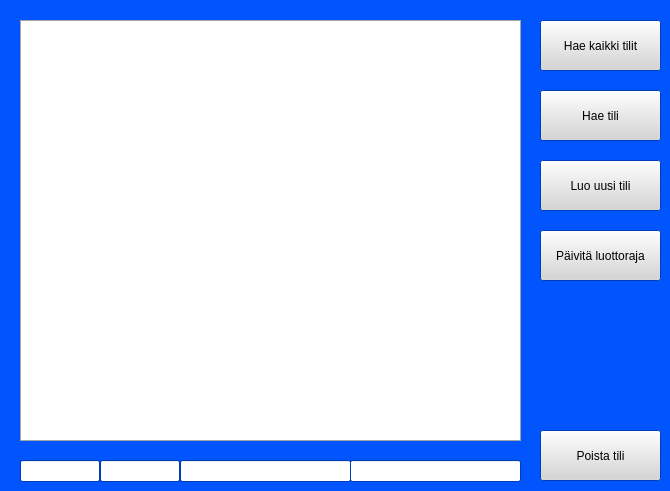
        <widget class="QWidget" name="screenTilit">
         <property name="palette">
          <palette>
           <active>
            <colorrole role="WindowText">
             <brush brushstyle="SolidPattern">
              <color alpha="255">
               <red>0</red>
               <green>0</green>
               <blue>0</blue>
              </color>
             </brush>
            </colorrole>
            <colorrole role="Button">
             <brush brushstyle="SolidPattern">
              <color alpha="255">
               <red>213</red>
               <green>213</green>
               <blue>213</blue>
              </color>
             </brush>
            </colorrole>
            <colorrole role="Light">
             <brush brushstyle="SolidPattern">
              <color alpha="255">
               <red>127</red>
               <green>170</green>
               <blue>255</blue>
              </color>
             </brush>
            </colorrole>
            <colorrole role="Midlight">
             <brush brushstyle="SolidPattern">
              <color alpha="255">
               <red>63</red>
               <green>127</green>
               <blue>255</blue>
              </color>
             </brush>
            </colorrole>
            <colorrole role="Dark">
             <brush brushstyle="SolidPattern">
              <color alpha="255">
               <red>0</red>
               <green>42</green>
               <blue>127</blue>
              </color>
             </brush>
            </colorrole>
            <colorrole role="Mid">
             <brush brushstyle="SolidPattern">
              <color alpha="255">
               <red>0</red>
               <green>57</green>
               <blue>170</blue>
              </color>
             </brush>
            </colorrole>
            <colorrole role="Text">
             <brush brushstyle="SolidPattern">
              <color alpha="255">
               <red>0</red>
               <green>0</green>
               <blue>0</blue>
              </color>
             </brush>
            </colorrole>
            <colorrole role="BrightText">
             <brush brushstyle="SolidPattern">
              <color alpha="255">
               <red>255</red>
               <green>255</green>
               <blue>255</blue>
              </color>
             </brush>
            </colorrole>
            <colorrole role="ButtonText">
             <brush brushstyle="SolidPattern">
              <color alpha="255">
               <red>0</red>
               <green>0</green>
               <blue>0</blue>
              </color>
             </brush>
            </colorrole>
            <colorrole role="Base">
             <brush brushstyle="SolidPattern">
              <color alpha="255">
               <red>255</red>
               <green>255</green>
               <blue>255</blue>
              </color>
             </brush>
            </colorrole>
            <colorrole role="Window">
             <brush brushstyle="SolidPattern">
              <color alpha="255">
               <red>0</red>
               <green>85</green>
               <blue>255</blue>
              </color>
             </brush>
            </colorrole>
            <colorrole role="Shadow">
             <brush brushstyle="SolidPattern">
              <color alpha="255">
               <red>0</red>
               <green>0</green>
               <blue>0</blue>
              </color>
             </brush>
            </colorrole>
            <colorrole role="AlternateBase">
             <brush brushstyle="SolidPattern">
              <color alpha="255">
               <red>127</red>
               <green>170</green>
               <blue>255</blue>
              </color>
             </brush>
            </colorrole>
            <colorrole role="ToolTipBase">
             <brush brushstyle="SolidPattern">
              <color alpha="255">
               <red>255</red>
               <green>255</green>
               <blue>220</blue>
              </color>
             </brush>
            </colorrole>
            <colorrole role="ToolTipText">
             <brush brushstyle="SolidPattern">
              <color alpha="255">
               <red>0</red>
               <green>0</green>
               <blue>0</blue>
              </color>
             </brush>
            </colorrole>
            <colorrole role="PlaceholderText">
             <brush brushstyle="SolidPattern">
              <color alpha="127">
               <red>0</red>
               <green>0</green>
               <blue>0</blue>
              </color>
             </brush>
            </colorrole>
            <colorrole role="Accent">
             <brush brushstyle="SolidPattern">
              <color alpha="255">
               <red>255</red>
               <green>255</green>
               <blue>255</blue>
              </color>
             </brush>
            </colorrole>
           </active>
           <inactive>
            <colorrole role="WindowText">
             <brush brushstyle="SolidPattern">
              <color alpha="255">
               <red>0</red>
               <green>0</green>
               <blue>0</blue>
              </color>
             </brush>
            </colorrole>
            <colorrole role="Button">
             <brush brushstyle="SolidPattern">
              <color alpha="255">
               <red>213</red>
               <green>213</green>
               <blue>213</blue>
              </color>
             </brush>
            </colorrole>
            <colorrole role="Light">
             <brush brushstyle="SolidPattern">
              <color alpha="255">
               <red>127</red>
               <green>170</green>
               <blue>255</blue>
              </color>
             </brush>
            </colorrole>
            <colorrole role="Midlight">
             <brush brushstyle="SolidPattern">
              <color alpha="255">
               <red>63</red>
               <green>127</green>
               <blue>255</blue>
              </color>
             </brush>
            </colorrole>
            <colorrole role="Dark">
             <brush brushstyle="SolidPattern">
              <color alpha="255">
               <red>0</red>
               <green>42</green>
               <blue>127</blue>
              </color>
             </brush>
            </colorrole>
            <colorrole role="Mid">
             <brush brushstyle="SolidPattern">
              <color alpha="255">
               <red>0</red>
               <green>57</green>
               <blue>170</blue>
              </color>
             </brush>
            </colorrole>
            <colorrole role="Text">
             <brush brushstyle="SolidPattern">
              <color alpha="255">
               <red>0</red>
               <green>0</green>
               <blue>0</blue>
              </color>
             </brush>
            </colorrole>
            <colorrole role="BrightText">
             <brush brushstyle="SolidPattern">
              <color alpha="255">
               <red>255</red>
               <green>255</green>
               <blue>255</blue>
              </color>
             </brush>
            </colorrole>
            <colorrole role="ButtonText">
             <brush brushstyle="SolidPattern">
              <color alpha="255">
               <red>0</red>
               <green>0</green>
               <blue>0</blue>
              </color>
             </brush>
            </colorrole>
            <colorrole role="Base">
             <brush brushstyle="SolidPattern">
              <color alpha="255">
               <red>255</red>
               <green>255</green>
               <blue>255</blue>
              </color>
             </brush>
            </colorrole>
            <colorrole role="Window">
             <brush brushstyle="SolidPattern">
              <color alpha="255">
               <red>0</red>
               <green>85</green>
               <blue>255</blue>
              </color>
             </brush>
            </colorrole>
            <colorrole role="Shadow">
             <brush brushstyle="SolidPattern">
              <color alpha="255">
               <red>0</red>
               <green>0</green>
               <blue>0</blue>
              </color>
             </brush>
            </colorrole>
            <colorrole role="AlternateBase">
             <brush brushstyle="SolidPattern">
              <color alpha="255">
               <red>127</red>
               <green>170</green>
               <blue>255</blue>
              </color>
             </brush>
            </colorrole>
            <colorrole role="ToolTipBase">
             <brush brushstyle="SolidPattern">
              <color alpha="255">
               <red>255</red>
               <green>255</green>
               <blue>220</blue>
              </color>
             </brush>
            </colorrole>
            <colorrole role="ToolTipText">
             <brush brushstyle="SolidPattern">
              <color alpha="255">
               <red>0</red>
               <green>0</green>
               <blue>0</blue>
              </color>
             </brush>
            </colorrole>
            <colorrole role="PlaceholderText">
             <brush brushstyle="SolidPattern">
              <color alpha="127">
               <red>0</red>
               <green>0</green>
               <blue>0</blue>
              </color>
             </brush>
            </colorrole>
            <colorrole role="Accent">
             <brush brushstyle="SolidPattern">
              <color alpha="255">
               <red>255</red>
               <green>255</green>
               <blue>255</blue>
              </color>
             </brush>
            </colorrole>
           </inactive>
           <disabled>
            <colorrole role="WindowText">
             <brush brushstyle="SolidPattern">
              <color alpha="255">
               <red>0</red>
               <green>42</green>
               <blue>127</blue>
              </color>
             </brush>
            </colorrole>
            <colorrole role="Button">
             <brush brushstyle="SolidPattern">
              <color alpha="255">
               <red>213</red>
               <green>213</green>
               <blue>213</blue>
              </color>
             </brush>
            </colorrole>
            <colorrole role="Light">
             <brush brushstyle="SolidPattern">
              <color alpha="255">
               <red>127</red>
               <green>170</green>
               <blue>255</blue>
              </color>
             </brush>
            </colorrole>
            <colorrole role="Midlight">
             <brush brushstyle="SolidPattern">
              <color alpha="255">
               <red>63</red>
               <green>127</green>
               <blue>255</blue>
              </color>
             </brush>
            </colorrole>
            <colorrole role="Dark">
             <brush brushstyle="SolidPattern">
              <color alpha="255">
               <red>0</red>
               <green>42</green>
               <blue>127</blue>
              </color>
             </brush>
            </colorrole>
            <colorrole role="Mid">
             <brush brushstyle="SolidPattern">
              <color alpha="255">
               <red>0</red>
               <green>57</green>
               <blue>170</blue>
              </color>
             </brush>
            </colorrole>
            <colorrole role="Text">
             <brush brushstyle="SolidPattern">
              <color alpha="255">
               <red>0</red>
               <green>42</green>
               <blue>127</blue>
              </color>
             </brush>
            </colorrole>
            <colorrole role="BrightText">
             <brush brushstyle="SolidPattern">
              <color alpha="255">
               <red>255</red>
               <green>255</green>
               <blue>255</blue>
              </color>
             </brush>
            </colorrole>
            <colorrole role="ButtonText">
             <brush brushstyle="SolidPattern">
              <color alpha="255">
               <red>0</red>
               <green>42</green>
               <blue>127</blue>
              </color>
             </brush>
            </colorrole>
            <colorrole role="Base">
             <brush brushstyle="SolidPattern">
              <color alpha="255">
               <red>0</red>
               <green>85</green>
               <blue>255</blue>
              </color>
             </brush>
            </colorrole>
            <colorrole role="Window">
             <brush brushstyle="SolidPattern">
              <color alpha="255">
               <red>0</red>
               <green>85</green>
               <blue>255</blue>
              </color>
             </brush>
            </colorrole>
            <colorrole role="Shadow">
             <brush brushstyle="SolidPattern">
              <color alpha="255">
               <red>0</red>
               <green>0</green>
               <blue>0</blue>
              </color>
             </brush>
            </colorrole>
            <colorrole role="AlternateBase">
             <brush brushstyle="SolidPattern">
              <color alpha="255">
               <red>0</red>
               <green>85</green>
               <blue>255</blue>
              </color>
             </brush>
            </colorrole>
            <colorrole role="ToolTipBase">
             <brush brushstyle="SolidPattern">
              <color alpha="255">
               <red>255</red>
               <green>255</green>
               <blue>220</blue>
              </color>
             </brush>
            </colorrole>
            <colorrole role="ToolTipText">
             <brush brushstyle="SolidPattern">
              <color alpha="255">
               <red>0</red>
               <green>0</green>
               <blue>0</blue>
              </color>
             </brush>
            </colorrole>
            <colorrole role="PlaceholderText">
             <brush brushstyle="SolidPattern">
              <color alpha="127">
               <red>0</red>
               <green>42</green>
               <blue>127</blue>
              </color>
             </brush>
            </colorrole>
            <colorrole role="Accent">
             <brush brushstyle="SolidPattern">
              <color alpha="255">
               <red>76</red>
               <green>136</green>
               <blue>255</blue>
              </color>
             </brush>
            </colorrole>
           </disabled>
          </palette>
         </property>
         <widget class="QTableView" name="tableAccountsData">
          <property name="geometry">
           <rect>
            <x>20</x>
            <y>20</y>
            <width>501</width>
            <height>421</height>
           </rect>
          </property>
          <property name="palette">
           <palette>
            <active>
             <colorrole role="WindowText">
              <brush brushstyle="SolidPattern">
               <color alpha="255">
                <red>0</red>
                <green>0</green>
                <blue>0</blue>
               </color>
              </brush>
             </colorrole>
             <colorrole role="Button">
              <brush brushstyle="SolidPattern">
               <color alpha="255">
                <red>213</red>
                <green>213</green>
                <blue>213</blue>
               </color>
              </brush>
             </colorrole>
             <colorrole role="Light">
              <brush brushstyle="SolidPattern">
               <color alpha="255">
                <red>255</red>
                <green>255</green>
                <blue>255</blue>
               </color>
              </brush>
             </colorrole>
             <colorrole role="Midlight">
              <brush brushstyle="SolidPattern">
               <color alpha="255">
                <red>234</red>
                <green>234</green>
                <blue>234</blue>
               </color>
              </brush>
             </colorrole>
             <colorrole role="Dark">
              <brush brushstyle="SolidPattern">
               <color alpha="255">
                <red>106</red>
                <green>106</green>
                <blue>106</blue>
               </color>
              </brush>
             </colorrole>
             <colorrole role="Mid">
              <brush brushstyle="SolidPattern">
               <color alpha="255">
                <red>142</red>
                <green>142</green>
                <blue>142</blue>
               </color>
              </brush>
             </colorrole>
             <colorrole role="Text">
              <brush brushstyle="SolidPattern">
               <color alpha="255">
                <red>0</red>
                <green>0</green>
                <blue>0</blue>
               </color>
              </brush>
             </colorrole>
             <colorrole role="BrightText">
              <brush brushstyle="SolidPattern">
               <color alpha="255">
                <red>255</red>
                <green>255</green>
                <blue>255</blue>
               </color>
              </brush>
             </colorrole>
             <colorrole role="ButtonText">
              <brush brushstyle="SolidPattern">
               <color alpha="255">
                <red>0</red>
                <green>0</green>
                <blue>0</blue>
               </color>
              </brush>
             </colorrole>
             <colorrole role="Base">
              <brush brushstyle="SolidPattern">
               <color alpha="255">
                <red>255</red>
                <green>255</green>
                <blue>255</blue>
               </color>
              </brush>
             </colorrole>
             <colorrole role="Window">
              <brush brushstyle="SolidPattern">
               <color alpha="255">
                <red>213</red>
                <green>213</green>
                <blue>213</blue>
               </color>
              </brush>
             </colorrole>
             <colorrole role="Shadow">
              <brush brushstyle="SolidPattern">
               <color alpha="255">
                <red>0</red>
                <green>0</green>
                <blue>0</blue>
               </color>
              </brush>
             </colorrole>
             <colorrole role="AlternateBase">
              <brush brushstyle="SolidPattern">
               <color alpha="255">
                <red>234</red>
                <green>234</green>
                <blue>234</blue>
               </color>
              </brush>
             </colorrole>
             <colorrole role="ToolTipBase">
              <brush brushstyle="SolidPattern">
               <color alpha="255">
                <red>255</red>
                <green>255</green>
                <blue>220</blue>
               </color>
              </brush>
             </colorrole>
             <colorrole role="ToolTipText">
              <brush brushstyle="SolidPattern">
               <color alpha="255">
                <red>0</red>
                <green>0</green>
                <blue>0</blue>
               </color>
              </brush>
             </colorrole>
             <colorrole role="PlaceholderText">
              <brush brushstyle="SolidPattern">
               <color alpha="127">
                <red>0</red>
                <green>0</green>
                <blue>0</blue>
               </color>
              </brush>
             </colorrole>
             <colorrole role="Accent">
              <brush brushstyle="SolidPattern">
               <color alpha="255">
                <red>255</red>
                <green>255</green>
                <blue>255</blue>
               </color>
              </brush>
             </colorrole>
            </active>
            <inactive>
             <colorrole role="WindowText">
              <brush brushstyle="SolidPattern">
               <color alpha="255">
                <red>0</red>
                <green>0</green>
                <blue>0</blue>
               </color>
              </brush>
             </colorrole>
             <colorrole role="Button">
              <brush brushstyle="SolidPattern">
               <color alpha="255">
                <red>213</red>
                <green>213</green>
                <blue>213</blue>
               </color>
              </brush>
             </colorrole>
             <colorrole role="Light">
              <brush brushstyle="SolidPattern">
               <color alpha="255">
                <red>255</red>
                <green>255</green>
                <blue>255</blue>
               </color>
              </brush>
             </colorrole>
             <colorrole role="Midlight">
              <brush brushstyle="SolidPattern">
               <color alpha="255">
                <red>234</red>
                <green>234</green>
                <blue>234</blue>
               </color>
              </brush>
             </colorrole>
             <colorrole role="Dark">
              <brush brushstyle="SolidPattern">
               <color alpha="255">
                <red>106</red>
                <green>106</green>
                <blue>106</blue>
               </color>
              </brush>
             </colorrole>
             <colorrole role="Mid">
              <brush brushstyle="SolidPattern">
               <color alpha="255">
                <red>142</red>
                <green>142</green>
                <blue>142</blue>
               </color>
              </brush>
             </colorrole>
             <colorrole role="Text">
              <brush brushstyle="SolidPattern">
               <color alpha="255">
                <red>0</red>
                <green>0</green>
                <blue>0</blue>
               </color>
              </brush>
             </colorrole>
             <colorrole role="BrightText">
              <brush brushstyle="SolidPattern">
               <color alpha="255">
                <red>255</red>
                <green>255</green>
                <blue>255</blue>
               </color>
              </brush>
             </colorrole>
             <colorrole role="ButtonText">
              <brush brushstyle="SolidPattern">
               <color alpha="255">
                <red>0</red>
                <green>0</green>
                <blue>0</blue>
               </color>
              </brush>
             </colorrole>
             <colorrole role="Base">
              <brush brushstyle="SolidPattern">
               <color alpha="255">
                <red>255</red>
                <green>255</green>
                <blue>255</blue>
               </color>
              </brush>
             </colorrole>
             <colorrole role="Window">
              <brush brushstyle="SolidPattern">
               <color alpha="255">
                <red>213</red>
                <green>213</green>
                <blue>213</blue>
               </color>
              </brush>
             </colorrole>
             <colorrole role="Shadow">
              <brush brushstyle="SolidPattern">
               <color alpha="255">
                <red>0</red>
                <green>0</green>
                <blue>0</blue>
               </color>
              </brush>
             </colorrole>
             <colorrole role="AlternateBase">
              <brush brushstyle="SolidPattern">
               <color alpha="255">
                <red>234</red>
                <green>234</green>
                <blue>234</blue>
               </color>
              </brush>
             </colorrole>
             <colorrole role="ToolTipBase">
              <brush brushstyle="SolidPattern">
               <color alpha="255">
                <red>255</red>
                <green>255</green>
                <blue>220</blue>
               </color>
              </brush>
             </colorrole>
             <colorrole role="ToolTipText">
              <brush brushstyle="SolidPattern">
               <color alpha="255">
                <red>0</red>
                <green>0</green>
                <blue>0</blue>
               </color>
              </brush>
             </colorrole>
             <colorrole role="PlaceholderText">
              <brush brushstyle="SolidPattern">
               <color alpha="127">
                <red>0</red>
                <green>0</green>
                <blue>0</blue>
               </color>
              </brush>
             </colorrole>
             <colorrole role="Accent">
              <brush brushstyle="SolidPattern">
               <color alpha="255">
                <red>255</red>
                <green>255</green>
                <blue>255</blue>
               </color>
              </brush>
             </colorrole>
            </inactive>
            <disabled>
             <colorrole role="WindowText">
              <brush brushstyle="SolidPattern">
               <color alpha="255">
                <red>106</red>
                <green>106</green>
                <blue>106</blue>
               </color>
              </brush>
             </colorrole>
             <colorrole role="Button">
              <brush brushstyle="SolidPattern">
               <color alpha="255">
                <red>213</red>
                <green>213</green>
                <blue>213</blue>
               </color>
              </brush>
             </colorrole>
             <colorrole role="Light">
              <brush brushstyle="SolidPattern">
               <color alpha="255">
                <red>255</red>
                <green>255</green>
                <blue>255</blue>
               </color>
              </brush>
             </colorrole>
             <colorrole role="Midlight">
              <brush brushstyle="SolidPattern">
               <color alpha="255">
                <red>234</red>
                <green>234</green>
                <blue>234</blue>
               </color>
              </brush>
             </colorrole>
             <colorrole role="Dark">
              <brush brushstyle="SolidPattern">
               <color alpha="255">
                <red>106</red>
                <green>106</green>
                <blue>106</blue>
               </color>
              </brush>
             </colorrole>
             <colorrole role="Mid">
              <brush brushstyle="SolidPattern">
               <color alpha="255">
                <red>142</red>
                <green>142</green>
                <blue>142</blue>
               </color>
              </brush>
             </colorrole>
             <colorrole role="Text">
              <brush brushstyle="SolidPattern">
               <color alpha="255">
                <red>106</red>
                <green>106</green>
                <blue>106</blue>
               </color>
              </brush>
             </colorrole>
             <colorrole role="BrightText">
              <brush brushstyle="SolidPattern">
               <color alpha="255">
                <red>255</red>
                <green>255</green>
                <blue>255</blue>
               </color>
              </brush>
             </colorrole>
             <colorrole role="ButtonText">
              <brush brushstyle="SolidPattern">
               <color alpha="255">
                <red>106</red>
                <green>106</green>
                <blue>106</blue>
               </color>
              </brush>
             </colorrole>
             <colorrole role="Base">
              <brush brushstyle="SolidPattern">
               <color alpha="255">
                <red>213</red>
                <green>213</green>
                <blue>213</blue>
               </color>
              </brush>
             </colorrole>
             <colorrole role="Window">
              <brush brushstyle="SolidPattern">
               <color alpha="255">
                <red>213</red>
                <green>213</green>
                <blue>213</blue>
               </color>
              </brush>
             </colorrole>
             <colorrole role="Shadow">
              <brush brushstyle="SolidPattern">
               <color alpha="255">
                <red>0</red>
                <green>0</green>
                <blue>0</blue>
               </color>
              </brush>
             </colorrole>
             <colorrole role="AlternateBase">
              <brush brushstyle="SolidPattern">
               <color alpha="255">
                <red>213</red>
                <green>213</green>
                <blue>213</blue>
               </color>
              </brush>
             </colorrole>
             <colorrole role="ToolTipBase">
              <brush brushstyle="SolidPattern">
               <color alpha="255">
                <red>255</red>
                <green>255</green>
                <blue>220</blue>
               </color>
              </brush>
             </colorrole>
             <colorrole role="ToolTipText">
              <brush brushstyle="SolidPattern">
               <color alpha="255">
                <red>0</red>
                <green>0</green>
                <blue>0</blue>
               </color>
              </brush>
             </colorrole>
             <colorrole role="PlaceholderText">
              <brush brushstyle="SolidPattern">
               <color alpha="127">
                <red>106</red>
                <green>106</green>
                <blue>106</blue>
               </color>
              </brush>
             </colorrole>
             <colorrole role="Accent">
              <brush brushstyle="SolidPattern">
               <color alpha="255">
                <red>255</red>
                <green>255</green>
                <blue>255</blue>
               </color>
              </brush>
             </colorrole>
            </disabled>
           </palette>
          </property>
         </widget>
         <widget class="QPushButton" name="btnTiliLuoUusi">
          <property name="geometry">
           <rect>
            <x>540</x>
            <y>160</y>
            <width>121</width>
            <height>51</height>
           </rect>
          </property>
          <property name="text">
           <string>Luo uusi tili</string>
          </property>
         </widget>
         <widget class="QPushButton" name="btnTiliPaivitaLuottoraja">
          <property name="geometry">
           <rect>
            <x>540</x>
            <y>230</y>
            <width>121</width>
            <height>51</height>
           </rect>
          </property>
          <property name="text">
           <string>Päivitä luottoraja</string>
          </property>
         </widget>
         <widget class="QPushButton" name="btnTiliPoistaTili">
          <property name="geometry">
           <rect>
            <x>540</x>
            <y>430</y>
            <width>121</width>
            <height>51</height>
           </rect>
          </property>
          <property name="text">
           <string>Poista tili</string>
          </property>
         </widget>
         <widget class="QLineEdit" name="lineTilitIdaccount">
          <property name="geometry">
           <rect>
            <x>20</x>
            <y>460</y>
            <width>80</width>
            <height>22</height>
           </rect>
          </property>
         </widget>
         <widget class="QLineEdit" name="lineTilitIduser">
          <property name="geometry">
           <rect>
            <x>100</x>
            <y>460</y>
            <width>80</width>
            <height>22</height>
           </rect>
          </property>
         </widget>
         <widget class="QLineEdit" name="lineTilitBalance">
          <property name="geometry">
           <rect>
            <x>180</x>
            <y>460</y>
            <width>171</width>
            <height>22</height>
           </rect>
          </property>
         </widget>
         <widget class="QLineEdit" name="lineTilitCreditlimit">
          <property name="geometry">
           <rect>
            <x>350</x>
            <y>460</y>
            <width>171</width>
            <height>22</height>
           </rect>
          </property>
         </widget>
         <widget class="QPushButton" name="btnTiliHae">
          <property name="geometry">
           <rect>
            <x>540</x>
            <y>90</y>
            <width>121</width>
            <height>51</height>
           </rect>
          </property>
          <property name="text">
           <string>Hae tili</string>
          </property>
         </widget>
         <widget class="QPushButton" name="btnTiliHaeKaikki">
          <property name="geometry">
           <rect>
            <x>540</x>
            <y>20</y>
            <width>121</width>
            <height>51</height>
           </rect>
          </property>
          <property name="text">
           <string>Hae kaikki tilit</string>
          </property>
         </widget>
        </widget>
